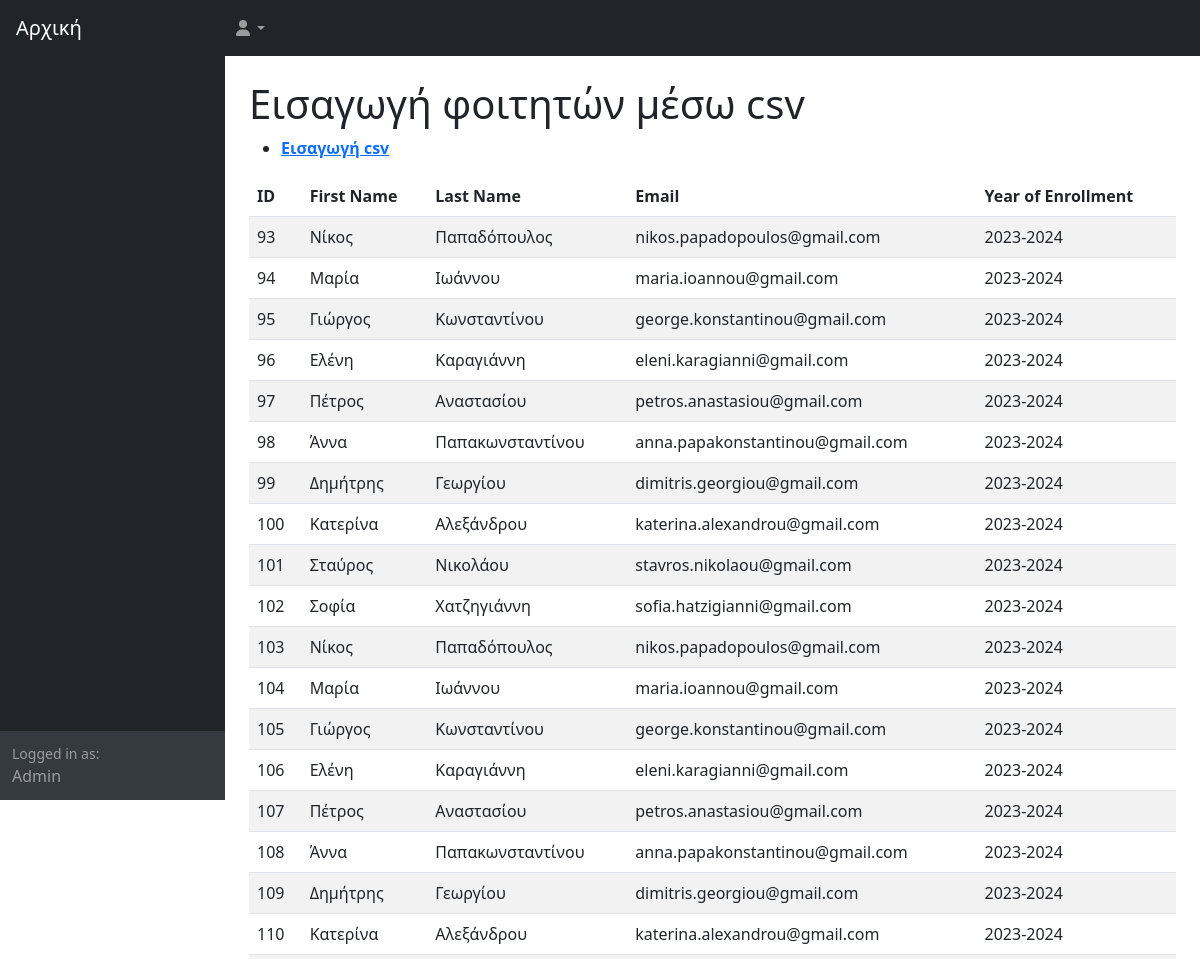
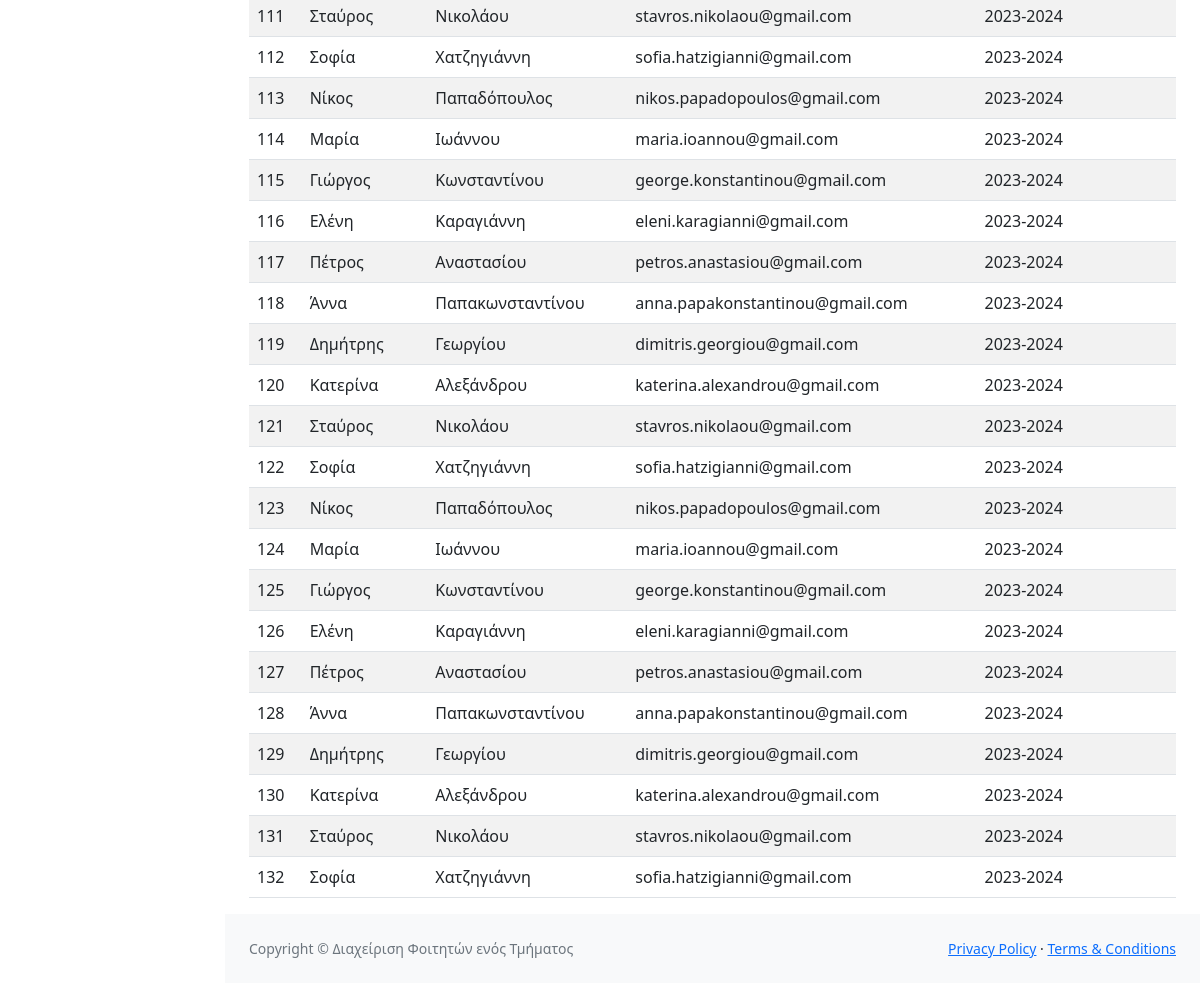
/index.php (signed in), run on the app's committed database (2 pictures, top to bottom).
### tables this page shows
CREATE TABLE `students` (
  `id` int(11) NOT NULL,
  `first_name` varchar(100) DEFAULT NULL,
  `last_name` varchar(100) DEFAULT NULL,
  `email` varchar(100) DEFAULT NULL,
  `year_of_enrollment` varchar(11) DEFAULT NULL
);

### index.php (the view, shortened to what this page needs)
<!DOCTYPE html>
<html lang="en">
    <head>
        <link href="https://cdn.jsdelivr.net/npm/simple-datatables@7.1.2/dist/style.min.css" rel="stylesheet" />
        <link href="css/styles.css" rel="stylesheet" />
    </head>
    <body class="sb-nav-fixed">
        <nav class="sb-topnav navbar navbar-expand navbar-dark bg-dark">
            <a class="navbar-brand ps-3" href="index.php">Αρχική</a>
            <ul class="navbar-nav ms-auto ms-md-0 me-3 me-lg-4">
                <li class="nav-item dropdown">
                    <a class="nav-link dropdown-toggle" id="navbarDropdown" href="#" role="button" data-bs-toggle="dropdown" aria-expanded="false"><i class="fas fa-user fa-fw"></i></a>
                </li>
            </ul>
        </nav>
        <div id="layoutSidenav">
            <div id="layoutSidenav_nav">
                <nav class="sb-sidenav accordion sb-sidenav-dark" id="sidenavAccordion">
                    <div class="sb-sidenav-menu">
                        <div class="nav">
                            <a class="nav-link" href="index.php">
                            </a>
                        </div>
                    </div>
                    <div class="sb-sidenav-footer">
                        <div class="small">Logged in as:</div>
                        Admin
                    </div>
                </nav>
            </div>
            <div id="layoutSidenav_content">
                <main>
                    <div class="container-fluid px-4">
                        <h1 class="mt-4">Εισαγωγή φοιτητών μέσω csv</h1>
                        <ul>
                            <li><b><a href="students.php">Εισαγωγή csv</a></b></li>
                        </ul>
                        <?php
                    require 'db.php';
                    $query = "SELECT id, first_name, last_name, email, year_of_enrollment FROM students";
                    $result = $conn->query($query);
                    ?>
                    <table class="table table-striped">
                        <thead>
                            <tr>
                                <th>ID</th>
                                <th>First Name</th>
                                <th>Last Name</th>
                                <th>Email</th>
                                <th>Year of Enrollment</th>
                            </tr>
                        </thead>
                        <tbody>
                            <?php while($row = $result->fetch_assoc()): ?>
                                <tr>
                                    <td><?php echo htmlspecialchars($row['id']); ?></td>
                                    <td><?php echo htmlspecialchars($row['first_name']); ?></td>
                                    <td><?php echo htmlspecialchars($row['last_name']); ?></td>
                                    <td><?php echo htmlspecialchars($row['email']); ?></td>
                                    <td><?php echo htmlspecialchars($row['year_of_enrollment']); ?></td>
                                </tr>
                            <?php endwhile; ?>
                        </tbody>
                    </table>
                    </div>
                </main>
                <footer class="py-4 bg-light mt-auto">
                    <div class="container-fluid px-4">
                        <div class="d-flex align-items-center justify-content-between small">
                            <div class="text-muted">Copyright &copy; Διαχείριση Φοιτητών ενός Τμήματος</div>
                            <div>
                                <a href="#">Privacy Policy</a>
                                &middot;
                                <a href="#">Terms &amp; Conditions</a>
                            </div>
                        </div>
                    </div>
                </footer>
            </div>
        </div>
    </body>
</html>

### data on the page
students: id "93", first_name "Νίκος", last_name "Παπαδόπουλος", email "nikos.papadopoulos@gmail.com", year_of_enrollment "2023-2024"
students: id "94", first_name "Μαρία", last_name "Ιωάννου", email "maria.ioannou@gmail.com", year_of_enrollment "2023-2024"
students: id "95", first_name "Γιώργος", last_name "Κωνσταντίνου", email "george.konstantinou@gmail.com", year_of_enrollment "2023-2024"
students: id "96", first_name "Ελένη", last_name "Καραγιάννη", email "eleni.karagianni@gmail.com", year_of_enrollment "2023-2024"
students: id "97", first_name "Πέτρος", last_name "Αναστασίου", email "petros.anastasiou@gmail.com", year_of_enrollment "2023-2024"
students: id "98", first_name "Άννα", last_name "Παπακωνσταντίνου", email "anna.papakonstantinou@gmail.com", year_of_enrollment "2023-2024"
students: id "99", first_name "Δημήτρης", last_name "Γεωργίου", email "dimitris.georgiou@gmail.com", year_of_enrollment "2023-2024"
students: id "100", first_name "Κατερίνα", last_name "Αλεξάνδρου", email "katerina.alexandrou@gmail.com", year_of_enrollment "2023-2024"
students: id "101", first_name "Σταύρος", last_name "Νικολάου", email "stavros.nikolaou@gmail.com", year_of_enrollment "2023-2024"
students: id "102", first_name "Σοφία", last_name "Χατζηγιάννη", email "sofia.hatzigianni@gmail.com", year_of_enrollment "2023-2024"
students: id "103", first_name "Νίκος", last_name "Παπαδόπουλος", email "nikos.papadopoulos@gmail.com", year_of_enrollment "2023-2024"
students: id "104", first_name "Μαρία", last_name "Ιωάννου", email "maria.ioannou@gmail.com", year_of_enrollment "2023-2024"
students: id "105", first_name "Γιώργος", last_name "Κωνσταντίνου", email "george.konstantinou@gmail.com", year_of_enrollment "2023-2024"
students: id "106", first_name "Ελένη", last_name "Καραγιάννη", email "eleni.karagianni@gmail.com", year_of_enrollment "2023-2024"
students: id "107", first_name "Πέτρος", last_name "Αναστασίου", email "petros.anastasiou@gmail.com", year_of_enrollment "2023-2024"
students: id "108", first_name "Άννα", last_name "Παπακωνσταντίνου", email "anna.papakonstantinou@gmail.com", year_of_enrollment "2023-2024"
students: id "109", first_name "Δημήτρης", last_name "Γεωργίου", email "dimitris.georgiou@gmail.com", year_of_enrollment "2023-2024"
students: id "110", first_name "Κατερίνα", last_name "Αλεξάνδρου", email "katerina.alexandrou@gmail.com", year_of_enrollment "2023-2024"
students: id "111", first_name "Σταύρος", last_name "Νικολάου", email "stavros.nikolaou@gmail.com", year_of_enrollment "2023-2024"
students: id "112", first_name "Σοφία", last_name "Χατζηγιάννη", email "sofia.hatzigianni@gmail.com", year_of_enrollment "2023-2024"
students: id "113", first_name "Νίκος", last_name "Παπαδόπουλος", email "nikos.papadopoulos@gmail.com", year_of_enrollment "2023-2024"
students: id "114", first_name "Μαρία", last_name "Ιωάννου", email "maria.ioannou@gmail.com", year_of_enrollment "2023-2024"
students: id "115", first_name "Γιώργος", last_name "Κωνσταντίνου", email "george.konstantinou@gmail.com", year_of_enrollment "2023-2024"
students: id "116", first_name "Ελένη", last_name "Καραγιάννη", email "eleni.karagianni@gmail.com", year_of_enrollment "2023-2024"
students: id "117", first_name "Πέτρος", last_name "Αναστασίου", email "petros.anastasiou@gmail.com", year_of_enrollment "2023-2024"
students: id "118", first_name "Άννα", last_name "Παπακωνσταντίνου", email "anna.papakonstantinou@gmail.com", year_of_enrollment "2023-2024"
students: id "119", first_name "Δημήτρης", last_name "Γεωργίου", email "dimitris.georgiou@gmail.com", year_of_enrollment "2023-2024"
students: id "120", first_name "Κατερίνα", last_name "Αλεξάνδρου", email "katerina.alexandrou@gmail.com", year_of_enrollment "2023-2024"
students: id "121", first_name "Σταύρος", last_name "Νικολάου", email "stavros.nikolaou@gmail.com", year_of_enrollment "2023-2024"
students: id "122", first_name "Σοφία", last_name "Χατζηγιάννη", email "sofia.hatzigianni@gmail.com", year_of_enrollment "2023-2024"
students: id "123", first_name "Νίκος", last_name "Παπαδόπουλος", email "nikos.papadopoulos@gmail.com", year_of_enrollment "2023-2024"
students: id "124", first_name "Μαρία", last_name "Ιωάννου", email "maria.ioannou@gmail.com", year_of_enrollment "2023-2024"
students: id "125", first_name "Γιώργος", last_name "Κωνσταντίνου", email "george.konstantinou@gmail.com", year_of_enrollment "2023-2024"
students: id "126", first_name "Ελένη", last_name "Καραγιάννη", email "eleni.karagianni@gmail.com", year_of_enrollment "2023-2024"
students: id "127", first_name "Πέτρος", last_name "Αναστασίου", email "petros.anastasiou@gmail.com", year_of_enrollment "2023-2024"
students: id "128", first_name "Άννα", last_name "Παπακωνσταντίνου", email "anna.papakonstantinou@gmail.com", year_of_enrollment "2023-2024"
students: id "129", first_name "Δημήτρης", last_name "Γεωργίου", email "dimitris.georgiou@gmail.com", year_of_enrollment "2023-2024"
students: id "130", first_name "Κατερίνα", last_name "Αλεξάνδρου", email "katerina.alexandrou@gmail.com", year_of_enrollment "2023-2024"
students: id "131", first_name "Σταύρος", last_name "Νικολάου", email "stavros.nikolaou@gmail.com", year_of_enrollment "2023-2024"
students: id "132", first_name "Σοφία", last_name "Χατζηγιάννη", email "sofia.hatzigianni@gmail.com", year_of_enrollment "2023-2024"
